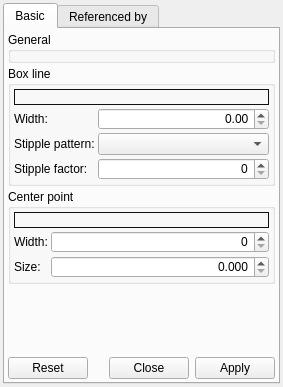
<?xml version="1.0" encoding="UTF-8"?>
<ui version="4.0">
 <class>BoxSetupDesigner</class>
 <widget class="QWidget" name="BoxSetupDesigner">
  <property name="geometry">
   <rect>
    <x>0</x>
    <y>0</y>
    <width>283</width>
    <height>387</height>
   </rect>
  </property>
  <property name="windowTitle">
   <string>Point Setup</string>
  </property>
  <layout class="QVBoxLayout" name="_2">
   <property name="spacing">
    <number>3</number>
   </property>
   <property name="leftMargin">
    <number>3</number>
   </property>
   <property name="topMargin">
    <number>3</number>
   </property>
   <property name="rightMargin">
    <number>3</number>
   </property>
   <property name="bottomMargin">
    <number>3</number>
   </property>
   <item>
    <widget class="QTabWidget" name="tabWidget">
     <property name="currentIndex">
      <number>0</number>
     </property>
     <widget class="QWidget" name="basicTab">
      <attribute name="title">
       <string>Basic</string>
      </attribute>
      <layout class="QVBoxLayout" name="verticalLayout_2">
       <property name="spacing">
        <number>3</number>
       </property>
       <property name="leftMargin">
        <number>3</number>
       </property>
       <property name="topMargin">
        <number>3</number>
       </property>
       <property name="rightMargin">
        <number>3</number>
       </property>
       <property name="bottomMargin">
        <number>3</number>
       </property>
       <item>
        <widget class="QGroupBox" name="generalGB">
         <property name="sizePolicy">
          <sizepolicy hsizetype="Preferred" vsizetype="Fixed">
           <horstretch>0</horstretch>
           <verstretch>0</verstretch>
          </sizepolicy>
         </property>
         <property name="styleSheet">
          <string notr="true">QPushButton {
	border: 1px solid #101010;
}</string>
         </property>
         <property name="title">
          <string>General</string>
         </property>
        </widget>
       </item>
       <item>
        <widget class="QGroupBox" name="groupBox_2">
         <property name="sizePolicy">
          <sizepolicy hsizetype="Expanding" vsizetype="Preferred">
           <horstretch>0</horstretch>
           <verstretch>0</verstretch>
          </sizepolicy>
         </property>
         <property name="styleSheet">
          <string notr="true">QPushButton {
	border: 1px solid #101010;
}</string>
         </property>
         <property name="title">
          <string>Box line</string>
         </property>
         <layout class="QGridLayout" name="gridLayout">
          <property name="leftMargin">
           <number>3</number>
          </property>
          <property name="topMargin">
           <number>3</number>
          </property>
          <property name="rightMargin">
           <number>3</number>
          </property>
          <property name="bottomMargin">
           <number>3</number>
          </property>
          <property name="spacing">
           <number>3</number>
          </property>
          <item row="0" column="0" colspan="2">
           <widget class="QColorPushButton" name="lineColorPB">
            <property name="text">
             <string/>
            </property>
           </widget>
          </item>
          <item row="1" column="0">
           <widget class="QLabel" name="label_2">
            <property name="text">
             <string>Width:</string>
            </property>
           </widget>
          </item>
          <item row="1" column="1">
           <widget class="QQuantitySpinBox" name="lineWidthSB">
            <property name="sizePolicy">
             <sizepolicy hsizetype="Expanding" vsizetype="Fixed">
              <horstretch>0</horstretch>
              <verstretch>0</verstretch>
             </sizepolicy>
            </property>
            <property name="alignment">
             <set>Qt::AlignRight|Qt::AlignTrailing|Qt::AlignVCenter</set>
            </property>
           </widget>
          </item>
          <item row="2" column="0">
           <widget class="QLabel" name="label_4">
            <property name="text">
             <string>Stipple pattern:</string>
            </property>
           </widget>
          </item>
          <item row="2" column="1">
           <widget class="QLineStippleComboBox" name="lineStipplePatternCB">
            <property name="sizePolicy">
             <sizepolicy hsizetype="Expanding" vsizetype="Fixed">
              <horstretch>0</horstretch>
              <verstretch>0</verstretch>
             </sizepolicy>
            </property>
           </widget>
          </item>
          <item row="3" column="0">
           <widget class="QLabel" name="label_5">
            <property name="text">
             <string>Stipple factor:</string>
            </property>
           </widget>
          </item>
          <item row="3" column="1">
           <widget class="QSpinBox" name="lineStippleFactorSB">
            <property name="sizePolicy">
             <sizepolicy hsizetype="Expanding" vsizetype="Fixed">
              <horstretch>0</horstretch>
              <verstretch>0</verstretch>
             </sizepolicy>
            </property>
            <property name="alignment">
             <set>Qt::AlignRight|Qt::AlignTrailing|Qt::AlignVCenter</set>
            </property>
           </widget>
          </item>
         </layout>
        </widget>
       </item>
       <item>
        <widget class="QGroupBox" name="groupBox">
         <property name="sizePolicy">
          <sizepolicy hsizetype="Expanding" vsizetype="Preferred">
           <horstretch>0</horstretch>
           <verstretch>0</verstretch>
          </sizepolicy>
         </property>
         <property name="styleSheet">
          <string notr="true">QPushButton {
	border: 1px solid #101010;
}</string>
         </property>
         <property name="title">
          <string>Center point</string>
         </property>
         <layout class="QGridLayout" name="_3">
          <property name="leftMargin">
           <number>3</number>
          </property>
          <property name="topMargin">
           <number>3</number>
          </property>
          <property name="rightMargin">
           <number>3</number>
          </property>
          <property name="bottomMargin">
           <number>3</number>
          </property>
          <property name="spacing">
           <number>3</number>
          </property>
          <item row="0" column="0" colspan="2">
           <widget class="QColorPushButton" name="pointColorPB">
            <property name="text">
             <string/>
            </property>
           </widget>
          </item>
          <item row="1" column="0">
           <widget class="QLabel" name="label">
            <property name="text">
             <string>Width:</string>
            </property>
           </widget>
          </item>
          <item row="1" column="1">
           <widget class="QSpinBox" name="pointWidthSB">
            <property name="sizePolicy">
             <sizepolicy hsizetype="Expanding" vsizetype="Fixed">
              <horstretch>0</horstretch>
              <verstretch>0</verstretch>
             </sizepolicy>
            </property>
            <property name="alignment">
             <set>Qt::AlignRight|Qt::AlignTrailing|Qt::AlignVCenter</set>
            </property>
           </widget>
          </item>
          <item row="2" column="1">
           <widget class="QQuantitySpinBox" name="pointSizeSB">
            <property name="alignment">
             <set>Qt::AlignRight|Qt::AlignTrailing|Qt::AlignVCenter</set>
            </property>
            <property name="decimals">
             <number>3</number>
            </property>
           </widget>
          </item>
          <item row="2" column="0">
           <widget class="QLabel" name="label_3">
            <property name="text">
             <string>Size:</string>
            </property>
           </widget>
          </item>
         </layout>
        </widget>
       </item>
       <item>
        <spacer name="verticalSpacer">
         <property name="orientation">
          <enum>Qt::Vertical</enum>
         </property>
         <property name="sizeHint" stdset="0">
          <size>
           <width>20</width>
           <height>40</height>
          </size>
         </property>
        </spacer>
       </item>
       <item>
        <widget class="QDialogButtonBox" name="buttonBox">
         <property name="standardButtons">
          <set>QDialogButtonBox::Apply|QDialogButtonBox::Close|QDialogButtonBox::Reset</set>
         </property>
        </widget>
       </item>
      </layout>
     </widget>
     <widget class="QWidget" name="refByTab">
      <attribute name="title">
       <string>Referenced by</string>
      </attribute>
     </widget>
    </widget>
   </item>
  </layout>
 </widget>
 <customwidgets>
  <customwidget>
   <class>QQuantitySpinBox</class>
   <extends>QDoubleSpinBox</extends>
   <header location="global">QuantitySpinBox.hpp</header>
  </customwidget>
  <customwidget>
   <class>QColorPushButton</class>
   <extends>QPushButton</extends>
   <header location="global">ColorPushButton.hpp</header>
  </customwidget>
  <customwidget>
   <class>QLineStippleComboBox</class>
   <extends>QComboBox</extends>
   <header location="global">LineStippleComboBox.hpp</header>
  </customwidget>
 </customwidgets>
 <resources/>
 <connections/>
</ui>
